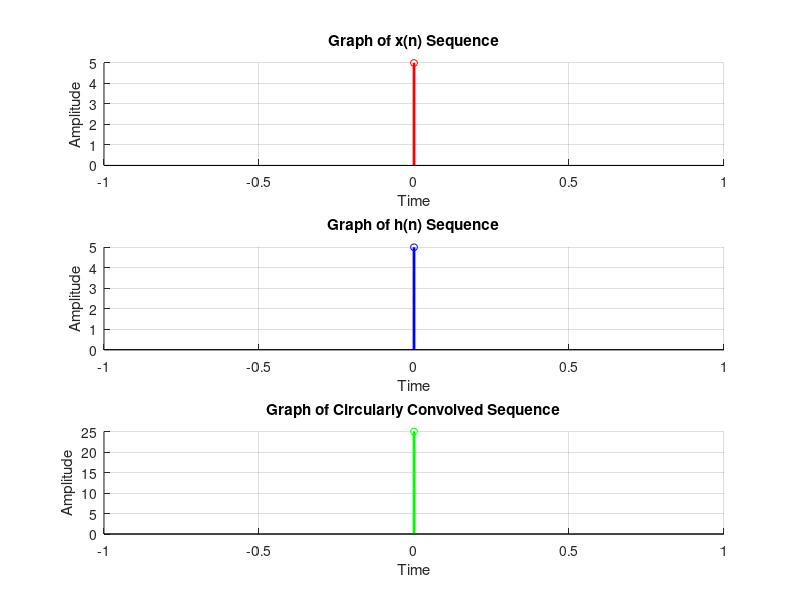

The MATLAB script that drew this image:
% Name: Priyadarshan Ghosh
% Roll no.: 72
%Circular Convolution without using CCONV command:
clc;
clf;
x = input('Enter Input Sequence for Signal x(n): '); %[1 2 3 1];
l1=length(x);
n1=0:(l1-1);
subplot(3,1,1)
stem(n1,x, 'ro','linewidth', 2,'MarkerSize',5)
title ('Graph of x(n) Sequence');
xlabel('Time');
ylabel('Amplitude');
grid on;
box off;
disp('The x(n) Sequence:');
disp(x);

h = input('Enter Input Sequence for Signal h(n): '); %[1 2];
l2=length(h);
n2=0:(l2-1);
subplot(3,1,2)
stem(n2,h, 'bo','linewidth', 2,'MarkerSize',5)
title ('Graph of h(n) Sequence');
xlabel('Time');
ylabel('Amplitude');
grid on;
box off;
disp('The h(n) Sequence:');
disp(h);

N=max(l1,l2);
x=[x zeros(1,N-l1)]; %Zero adding to make sequences of length N
h=[h zeros(1,N-l2)]; %Zero adding to make sequences of length N
y = zeros(1,N);
for n=1:N
  y(n)=0;
  for k=1:N
    i=n-k+1; %(m-n+1) since we're taking index from 1
    if(i<=0)
      i=N+i; % mod N
    end
    y(n)=y(n)+x(k)*h(i); %Convolution Sum Formula
  end
end
n3=0:(N-1);
subplot(3,1,3)
stem(n3,y, 'go','linewidth', 2,'MarkerSize',5);
title ('Graph of Circularly Convolved Sequence');
xlabel('Time');
ylabel('Amplitude');
grid on;
box off;
disp('Circularly Convolved Sequence:');
disp(y);
